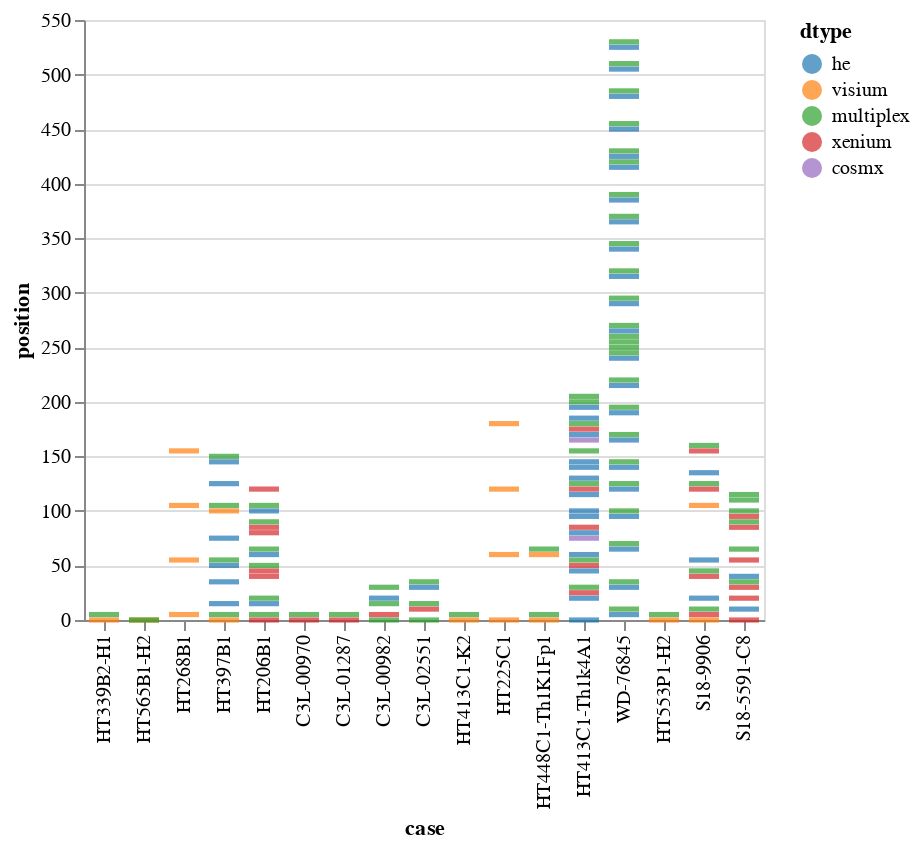

Notebook source saved alongside this figure:
### Code cell
import altair as alt
alt.Chart(df).mark_tick().encode(
    x=alt.X('case', sort=case_order),
    y='position',
    color=alt.Color('dtype').scale(domain=domain, range=domain_range)
).configure_tick(
    thickness=2.6,
#     bandSize=10,
)

### Figure 1 — Vega-Lite specification as saved in the notebook (floating-point values rounded to 4 significant figures; data arrays with more than 128 entries replaced by an {"elided": "..."} marker saying what was removed)
{"config": {"view": {"continuousWidth": 300, "continuousHeight": 300}, "tick": {"thickness": 2.6}}, "data": {"name": "data-d505a9bb48a5d26b56c02a82e648dee0"}, "mark": {"type": "tick"}, "encoding": {"color": {"field": "dtype", "scale": {"domain": ["he", "visium", "multiplex", "xenium", "cosmx"], "range": ["#1f77b4", "#ff7f0e", "#2ca02c", "#d62728", "#9467bd"]}, "type": "nominal"}, "x": {"field": "case", "sort": ["HT339B2-H1", "HT565B1-H2", "HT268B1", "HT397B1", "HT206B1", "C3L-00970", "C3L-01287", "C3L-00982", "C3L-02551", "HT413C1-K2", "HT225C1", "HT448C1-Th1K1Fp1", "HT413C1-Th1k4A1", "WD-76845", "HT553P1-H2", "S18-9906", "S18-5591-C8"], "type": "nominal"}, "y": {"field": "position", "type": "quantitative"}}, "$schema": "https://vega.github.io/schema/vega-lite/v5.16.3.json", "datasets": {"data-d505a9bb48a5d26b56c02a82e648dee0": {"elided": "163 records"}}}
